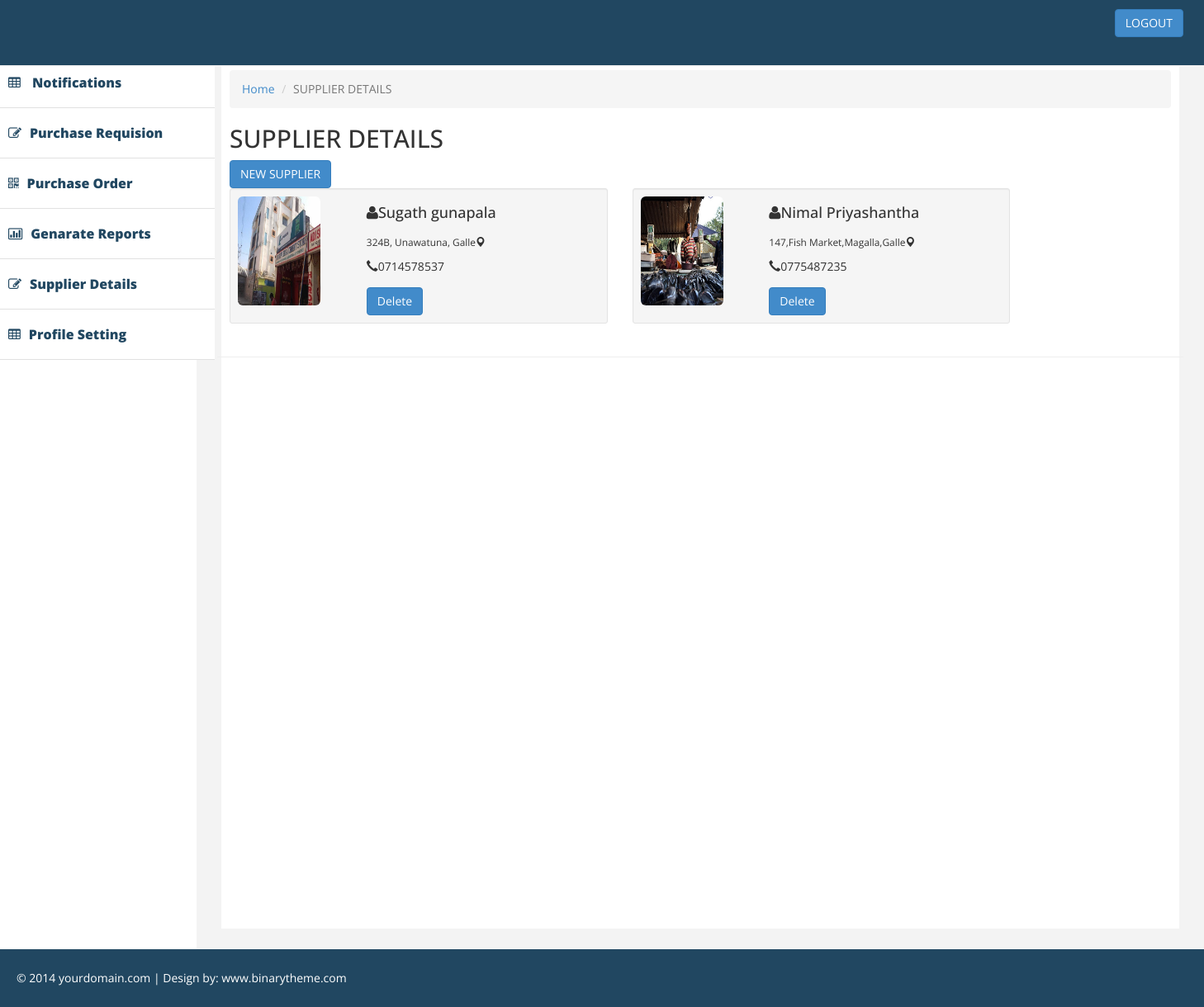
/manager/supdeta.php, run on the app's committed database.
### tables this page shows
CREATE TABLE IF NOT EXISTS `new_supplier` (
  `sid` int(5) NOT NULL AUTO_INCREMENT,
  `names` varchar(100) NOT NULL,
  `pnumber` varchar(10) NOT NULL,
  `address` varchar(200) NOT NULL,
  `image` varchar(200) NOT NULL,
  PRIMARY KEY (`sid`)
);

### manager/supdeta.php (the view, shortened to what this page needs)
<!DOCTYPE html>
<html xmlns="http://www.w3.org/1999/xhtml">
<head>
    <link rel="stylesheet" href="https://maxcdn.bootstrapcdn.com/bootstrap/3.3.7/css/bootstrap.min.css">
    <link href="assets/css/bootstrap.css" rel="stylesheet" />
    <link href="assets/css/font-awesome.css" rel="stylesheet" />
    <link href="assets/css/custom.css" rel="stylesheet" />
</head>
<body>
    <div id="wrapper">
         <div class="navbar navbar-inverse navbar-fixed-top">
            <div class="adjust-nav">
                <div class="navbar-header">
                      <a class="navbar-brand" href="#">
                    </a>
                </div>
                <span class="logout-spn" >
                  <a class="btn btn-primary" href="#" style="color:#fff;">LOGOUT</a>
                </span>
            </div>
        </div>
        <nav class="navbar-default navbar-side" role="navigation">
            <div class="sidebar-collapse">
                <ul class="nav" id="main-menu">
                     <li>
                        <a href="ui.html"><i class="fa fa-table "></i> Notifications </a>
                    </li>
                     <li>
                        <a href="purreq.php"><i class="fa fa-edit "></i>Purchase Requision </a>
                    </li>
                    <li>
                        <a href="purorde.php"><i class="fa fa-qrcode "></i>Purchase Order</a>
                    </li>
                    <li>
                        <a href="viewrep.php"><i class="fa fa-bar-chart-o"></i>Genarate Reports</a>
                    </li>
                    <li>
                        <a href="supdeta.php"><i class="fa fa-edit "></i>Supplier Details </a>
                    </li>
                    <li>
                        <a href="#"><i class="fa fa-table "></i>Profile Setting</a>
                    </li>
                </ul>
                            </div>
        </nav>
        <div id="page-wrapper" >
            <div id="page-inner">
                <div class="row">
                    <div class="col-md-12">
                    <ol class="breadcrumb">
                    <li><a href="manager.php">Home</a></li>
                     <li class="active">SUPPLIER DETAILS</li>
                    </ol>
                     <h2>SUPPLIER DETAILS </h2>
                     <div class="container">
  <div class="row">
    <button type="button" class="btn btn-primary" data-toggle="modal" data-target="#exampleModal" data-whatever="@mdo">NEW SUPPLIER</button>
  </div>
</div>
                    </div>
                    <div class="container">
    <div class="row">
        <?php
          $db = mysqli_connect("localhost","root","","kms");
          $sql = "SELECT * FROM `new_supplier`";
          $result = mysqli_query($db,$sql);
          while ($row = mysqli_fetch_array($result)) {
            $name = $row['names'];
            $pnumber = $row['pnumber'];
            $address = $row['address'];
            $img = $row["image"];
            ?>
            <div class="col-xs-12 col-sm-6 col-md-5">
            <div class="well well-sm">
                <div class="row">
                    <div class="col-sm-6 col-md-4">
                        <img src="<?php echo $img;?>" height="300" width="100" alt="" class="img-rounded img-responsive" />
                    </div>
                    <div class="col-sm-6 col-md-8">
                        <p>
                        <h4><i class="fa fa-user" aria-hidden="true"></i><?php echo $name?></h4>
                        <small><cite title="San Francisco, USA"><?php echo $address?><i class="glyphicon glyphicon-map-marker">
                        </i></cite></small>
                        <p>
                            <i class="glyphicon glyphicon-earphone""></i></i><?php echo $pnumber?>
                            <br />
                            </p>
                            <form action='' method="post">
                            <button type="submit" class="btn btn-primary"  name="submit">Delete</button>
                          </form>
                    </div>
                </div>
            </div>
        </div>
        <?php
          }
        ?>
</div>
                </div>
                  <hr />
    </div>
            </div>
        </div>
    <div class="footer">
             <div class="row">
                <div class="col-lg-12" >
                    &copy;  2014 yourdomain.com | Design by: <a href="http://binarytheme.com" style="color:#fff;"  target="_blank">www.binarytheme.com</a>
                </div>
        </div>
        </div>
</body>
</html>

### manager/assets/css/custom.css (style rules this page uses)
body { font-family: 'Open Sans', sans-serif; line-height:30px; }
#wrapper { width: 100%; margin-top:50px; }
#page-wrapper { padding: 15px 15px; min-height: 600px; background:#F3F3F3; }
#page-inner { width:100%; margin:10px 20px 10px 0px; background-color:#fff!important; padding:10px; min-height:1050px; }
.sidebar-collapse .nav { padding:0; padding-top:20px; }
.sidebar-collapse > .nav > li > a { padding:15px 10px; color: #214761; font-weight: 900; font-size: 16px; }
.sidebar-collapse > .nav > li { border-bottom:1px solid #e1e1e1; }
.navbar-side { border:none; background-color: #fff; }
.navbar-inverse { background-color: #214761; border-color: #F0F0F0; min-height: 80px; }
.nav > li > a > i { margin-right:10px; }
.logout-spn { float:right; color:#fff; font-size:25px; font-weight:800; margin:20px; margin: 10px 25px 10px 50px; }
.logout-spn a { text-decoration:none; }
.footer { background-color:#214761; width:100%; color:#fff; padding:20px 50px 20px 50px; padding-left:20px; }
@media (min-width:768px) { #page-wrapper { margin: 0 0 0 238px; padding: 15px 30px; min-height: 1050px; } }
@media (min-width:768px) { .navbar-side { z-index: 1; position: absolute; width: 260px; } }

### data on the page
new_supplier: image (picture), names "Sugath gunapala", address "324B, Unawatuna, Galle", pnumber "0714578537"
new_supplier: image (picture), names "Nimal Priyashantha", address "147,Fish Market,Magalla,Galle", pnumber "0775487235"
